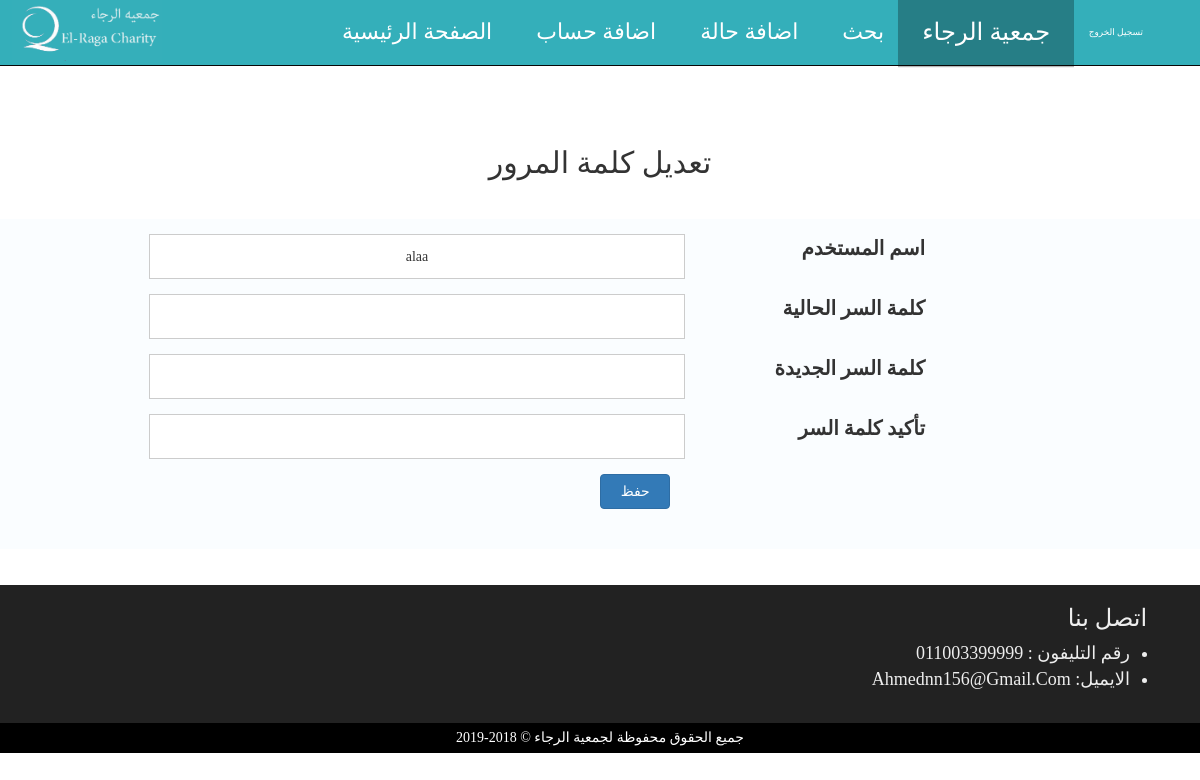
/html/edit_charity.php (signed in), run on the app's committed database.
### tables this page shows
CREATE TABLE `log_in` (
  `user_name` varchar(20) NOT NULL,
  `pwd` varchar(20) NOT NULL,
  `type` varchar(10) NOT NULL,
  `اسم_الجمعيه` varchar(50) DEFAULT NULL,
  PRIMARY KEY (`user_name`,`pwd`),
  KEY `اسم_الجمعيه` (`اسم_الجمعيه`),
  CONSTRAINT `log_in_ibfk_1` FOREIGN KEY (`اسم_الجمعيه`) REFERENCES `الجمعيات` (`اسم_الجمعيه`) ON DELETE CASCADE
);

### database/database.php (called while the page is built, shortened)
<?php
class database {
    function __construct() {
   	$this->pdo = new PDO("mysql:host=localhost;dbname=datab","root",
   	"555",array(PDO::MYSQL_ATTR_INIT_COMMAND => "SET NAMES UTF8"));
     }
     public function getRow($query, $params=array())
     	   {
                $stmt = $this->pdo->prepare($query);
                $stmt->execute($params);
                return $stmt->fetch();
           }
      public function getCount($query, $params=array())
     	   {
                $stmt = $this->pdo->prepare($query);
                $stmt->execute($params);
                return $stmt->rowCount();
           }
}
$db = new database;
?>

### html/edit_charity.php (the view, shortened to what this page needs)
<?php
include_once('../database/database.php');
$query='select * from log_in where type="admin" and user_name="'.$_SESSION['user_acc'].'"';
$r=$db->getCount($query,array());
$nav='';
if($r==1)
{
    $nav=' <li><a href="admin_show.php">الصفحة الرئيسية</a></li><li class=" adduser" id="addcharity" data-toggle="modal" data-target="#mymodel2"> <a href="#">اضافة حساب</a></li>';
}
else
{
     $nav=' <li><a href="show.php">الصفحة الرئيسية</a></li><li class=" adduser" id="addcharity" data-toggle="modal" data-target="#mymodel2">';
}
    ?>
<!DOCTYPE html>
<html dir="rtl">
<head>
<link rel='stylesheet' href="../css/bootstrap.css" />
<link rel='stylesheet' href="../css/fontawesome-all.min.css" />
<link rel="stylesheet" href="../css/style.css" />
<link rel="stylesheet" href="../css/animate.css" />
<link rel="stylesheet" href="../css/hover.css" />
<link rel="stylesheet" href="../css/admin_show.css" />
<link rel="stylesheet" href="../css/edit_charity.css" />
</head>
<body>
<nav class="navbar navbar-inverse navbar-fixed-top" role="navigation">
<div class="mynav">
				<img src="../images/w2.PNG" >
    </div>
  <div class="container">
    <div class="collapse navbar-collapse test" id="ournavbar">
      <ul class="nav navbar-nav navbar-right test2">
       <?php echo $nav;?>
	    <li class=" adduser" id="adduser" data-toggle="modal" data-target="#mymodel"> <a href="#">اضافة حالة</a></li>
        <li><a href="search.php">بحث</a></li>
		<li class="active"><a href="">جمعية <?php echo $_SESSION['org_name'];?></a></li>
	<li><a id="logout" href="logout.php">تسجيل الخروج</a></li>
	  </ul>
    </div>
  </div>
</nav>
<div id="edit_charit">
  <h3>تعديل كلمة المرور</h3>
 <?php
    $query='select * from log_in where اسم_الجمعيه ="'.$_SESSION['org_name'].'"  and user_name="'.$_SESSION['user_acc'].'"';
$user=$db->getRow($query,array());
    ?>
   <form class="modal-body" id="form2_charity" method="post" role="form"  action ="edit_charity.php">
    <div class="form-group">
          <div class="row">
          <div class="col-md-7 col-xs-9">
           <input type="text" id="charity_name" name="username" value="<?php echo $user['user_name'] ?>" dir="auto" required>
         </div>
		 <div class="col-md-3 col-xs-3">
            <label>اسم المستخدم <label></div>
        </div>
        </div>
		<div class="form-group">
          <div class="row">
          <div class="col-md-7 col-xs-9">
           <input type="password" id="charity_name" name="old_pass" value="" dir="auto" required>
         </div>
		 <div class="col-md-3 col-xs-3">
            <label>كلمة السر الحالية<label></div>
        </div>
        </div>
		<div class="form-group">
          <div class="row">
          <div class="col-md-7 col-xs-9">
           <input type="password" id="" name="new_pass" value="" dir="auto" required>
         </div>
		 <div class="col-md-3 col-xs-3">
            <label>كلمة السر الجديدة<label></div>
        </div>
        </div>
		<div class="form-group">
          <div class="row">
          <div class="col-md-7 col-xs-9">
           <input type="password" name="confirm_new_pass" id="charity2_email" value="" dir="auto" required>
         </div>
		 <div class="col-md-3 col-xs-3">
            <label>تأكيد كلمة السر<label></div>
        </div>
        </div>
              <div class="row">
	<div class="col-lg-12 col-sm-12 col-xs-12 center-block">
	<button type="submit" onclick="this.form.submit()" name="add_edit" value="add_edit" class="btn btn-primary btn1 text-center" id="add_edit" data-dismiss="modal">حفظ</button>
	</div>
  </div>
 </form>
 </div>
            <section class="footer">
                <div class="container">
                    <div class="row">
                        <div class=" col-xs-12 center-block" float="right" dir=rtl>
                               <h3> اتصل بنا</h3>
                            <ul><?php
    $row=$db->getRow('select * from الجمعيات where اسم_الجمعيه ="'.$_SESSION['org_name'].'"',array());
    ?>
                                <li>رقم التليفون : <?php echo $row['رقم_الهاتف'] ?></li>
								<li>الايميل:  <?php echo $row['الايميل'] ?></li>
                            </ul>
                        </div>
                    </div>
                </div>
            </section>
		<section class="copy-Right">
		   <p> جميع الحقوق محفوظة لجمعية الرجاء &copy; 2018-2019</p>
		</section>
</body>
</html>

### css/style.css (style rules this page uses)
body { text-transform:capitalize; padding:0px; height:auto; width:100%; font-family: Gaegu, serif; transition:all .5s ease-in-out; }
.navbar { background:#34afba; color:white; }
.navbar-inverse .navbar-nav >li >a ,.navbar-inverse .navbar-brand { color:white; padding:22px; font-size:22px; }
.navbar ul li { display:block; }
img { height:70px ; max-width:200px; float:left; margin-left:5%; }
.test ul:after { content=""; clear:both; display:block; }
.active { background:rgba(1,1,1,.2); transform:scale(1.1,1.1); transition:all .5s ease-in-out; }
.navbar-inverse .navbar-nav >li >a { float:left; }
.navbar-inverse .navbar-nav > .active > a, .navbar-inverse .navbar-nav > .active > a:hover, .navbar-inverse .navbar-nav > .active > a:focus { background:rgba(1,1,1,.1); }
input { min-height:45px; padding-left:10px; padding-right:10px; width:100%; border: 1px solid #ccc; float:right; direction:rtl; display:inline-block; text-align:center; }
label { margin-right:30px }
.panel ,form { background:#fafdff; }
.footer { background-color:#222; margin-bottom: 0px; padding-bottom: 20px; width:100%; color:#EEE; margin-top:3%; font-size:18px; }
.footer h3 { margin-right:2%; }
.footer ul { margin-right:0%; }
.copy-Right { min-height:20px ; background:rgb(0,0,0) ; color:white ; text-align:center ; font-family:Gaegu ; }
.copy-Right p { margin:0 ; padding:5px ; }

### css/admin_show.css (style rules this page uses)
body { text-transform:capitalize; padding-top:50px; height:auto; }
.active { background:rgba(1,1,1,.2); transform:scale(1.1,1.1); transition:all .5s ease-in-out; }
.btn1,.btn2 { margin-bottom:25px; }
.btn1 { padding:5px; margin-left:38%; height:35px; }
form { margin-top: 0%; padding-top:1px; }
#logout { font-size:15px; }
#logout { font-size:9px; }

### css/edit_charity.css (style rules this page uses)
#edit_charit { margin-top:8%; }
#edit_charit h3 { text-align:center; margin-bottom:40px; font-size:30px; }
#edit_charit label { float:right; font-size:20px; }
#edit_charit input { max-width:80%; }
@media (min-width:992px) and (max-width:1300px) { #edit_charit h3 { margin-top:5%; } }
@media (min-width:992px) and (max-width:1300px) { img { height: 65px; max-width: 150px; margin-left: 1%; } }
@media (min-width:992px) and (max-width:1300px) { .navbar-right { float: right !important; margin-right: -35px; } }
@media (min-width:992px) and (max-width:1300px) { #add_edit { width: 70px; margin-right: 44%; } }
@media (min-width:992px) and (max-width:1300px) { .btn1 { margin-left:1%; width: 70px; } }

### data on the page
log_in: username "alaa"
الجمعيات: رقم_الهاتف "011003399999", الايميل "Ahmednn156@gmail.com"

### other printed values
$_SESSION['org_name'] "الرجاء"
